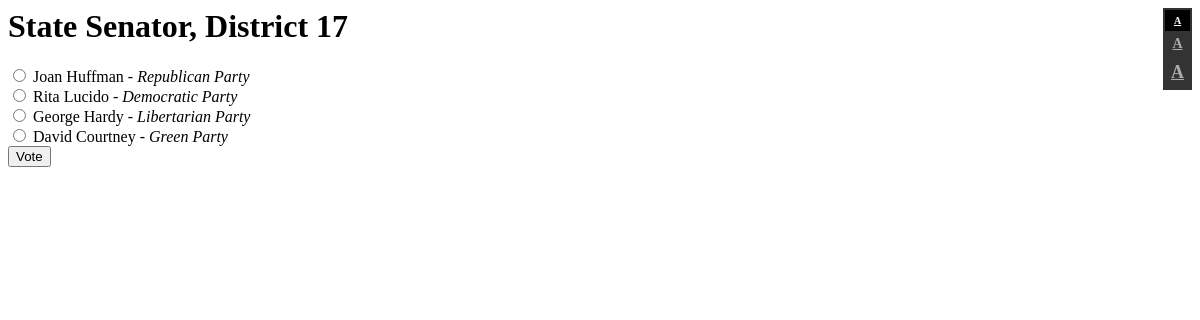
The app's page /polls/31/ with its own data.
### polls/models.py (models this page shows, shortened)
class Question(models.Model):
    question_text = models.CharField(max_length=200)

class Choice(models.Model):
    question = models.ForeignKey(Question)
    choice_text = models.CharField(max_length=200)
    party_description = models.CharField(max_length=200)
    votes = models.IntegerField(default=0)

### polls/views.py (the view)
# urls.py: url(r'^(?P<pk>\d+)/$', views.DetailView.as_view(), name='detail'),
class DetailView(generic.DetailView):
    model = Question
    template_name = 'polls/detail.html'

### polls/templates/polls/detail.html (shortened to what this page needs)
<html>
<head>
  <link href="{{ STATIC_URL }}website_static/detail.css" rel="stylesheet" type="text/css" title="main" media="screen" />
</head>
<body>
  <div id="controls">
    <a href="#" id="small" class="selected">A</a>
    <a href="#" id="medium">A</a>
    <a href="#" id="large">A</a>
  </div>
  <h1>{{ question.question_text }}</h1>
  <form action="{% url 'polls:vote' question.id %}" method="post">
  {% for choice in question.choice_set.all %}
      <input type="radio" name="choice" id="choice{{ forloop.counter }}" value="{{ choice.id }}" />
      <label for="choice{{ forloop.counter }}">{{ choice.choice_text }} - <i>{{ choice.party_description }}</i> </label><br />
  {% endfor %}
  <input type="submit" id="vote" value="Vote" />
  </form>
</body>
</html>

### static/website_static/detail.css (style rules this page uses)
#controls { float:right; padding:2px; width:25px; background:#333; margin:0 0 0 440px; text-align:center; transition:.25s ease-out; }
#controls a { font-size:24px; color:#aaa; display:block; font-weight:bold; padding: 5px; }
a.selected { background:#000; color:#fff !important; }
#small { font-size:10px !important; }
#medium { font-size:14px !important; }
#large { font-size:18px !important; }

### records on screen
Question: question_text "State Senator, District 17"
Choice: choice_text "Joan Huffman", party_description "Republican Party"
Choice: choice_text "Rita Lucido", party_description "Democratic Party"
Choice: choice_text "George Hardy", party_description "Libertarian Party"
Choice: choice_text "David Courtney", party_description "Green Party"
